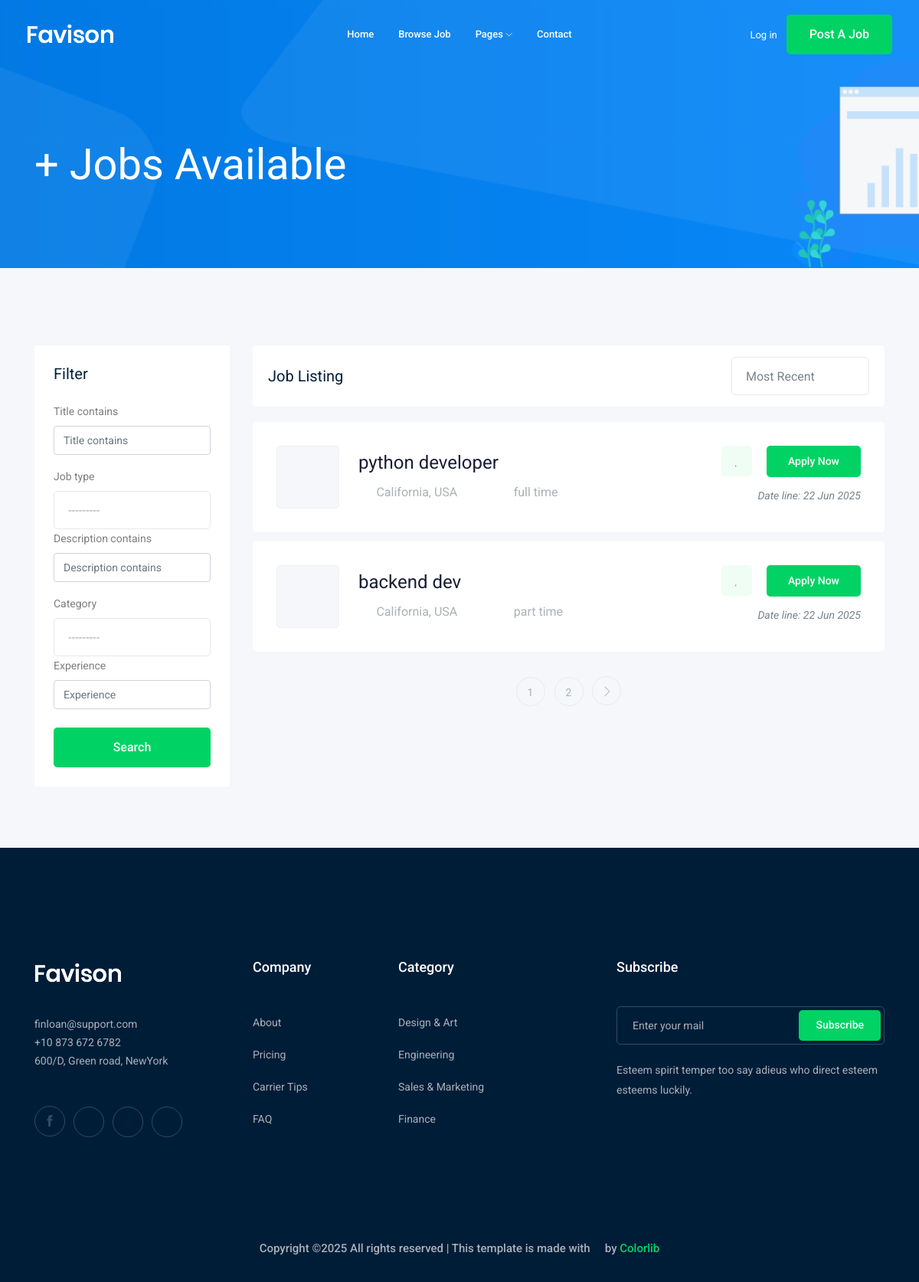
Screenshot of /jobs/ with the database file from the repository.
### job/models.py (models this page shows, shortened)
class JOB(models.Model):         #table
    title = models.CharField(max_length=100)    #columns
    job_type = models.CharField(max_length=15,choices=JOB_TYPE)
    description = models.TextField(max_length=1000)
    published_at = models.DateTimeField(auto_now=True)
    vacancy = models.IntegerField(default=1)
    salary = models.IntegerField(default=0)
    category = models.ForeignKey('Category',on_delete=models.CASCADE)
    experience = models.IntegerField(default=1)
    image = models.ImageField(upload_to=image_upload)
    slug = models.SlugField(null=True,blank=True)

### job/views.py (the view)
# urls.py: path('',views.job_list,name='job_list'),
def job_list(request):
    job_list = JOB.objects.all()
    myfilter = JobFilter(request.GET,queryset=job_list)
    job_list=myfilter.qs
    paginator = Paginator(job_list,2)
    page_number = request.GET.get('page')
    page_obj = paginator.get_page(page_number)
    context = {
        'jobs':page_obj,
        'myfilter':myfilter
    }
    return render(request,'job/job_list.html',context)

### job/models.py (called while the page is built)
    def __str__(self):
        return self.name

### job/templates/job/job_list.html (shortened to what this page needs)
{% extends 'base.html' %}
{% load bootstrap5 %}
{% block body %}
<div class="bradcam_area bradcam_bg_1">
    <div class="container">
        <div class="row">
            <div class="col-xl-12">
                <div class="bradcam_text">
                    <h3>{{jobs.count}}+ Jobs Available</h3>
                </div>
            </div>
        </div>
    </div>
</div>
<div class="job_listing_area plus_padding">
    <div class="container">
        <div class="row">
            <div class="col-lg-3">
                <div class="job_filter white-bg">
                    <div class="form_inner white-bg">
                        <h3>Filter</h3>
                        <form action="#" method="GET">
                            {% bootstrap_form myfilter.form %}
                            <input type="submit" value="Search" class="boxed-btn3 w-100 mt-2" >
                        </form>
                    </div>
                </div>
            </div>
            <div class="col-lg-9">
                <div class="recent_joblist_wrap">
                    <div class="recent_joblist white-bg ">
                        <div class="row align-items-center">
                            <div class="col-md-6">
                                <h4>Job Listing</h4>
                            </div>
                            <div class="col-md-6">
                                <div class="serch_cat d-flex justify-content-end">
                                </div>
                            </div>
                        </div>
                    </div>
                </div>
                <div class="job_lists m-0">
                    <div class="row">
                        {% for job in jobs %}
                        <div class="col-lg-12 col-md-12">
                            <div class="single_jobs white-bg d-flex justify-content-between">
                                <div class="jobs_left d-flex align-items-center">
                                    <div class="thumb">
                                    </div>
                                    <div class="jobs_conetent">
                                        <a href="{% url 'jobs:job_detial' job.slug %}"><h4>{{job.title}}</h4></a>
                                        <div class="links_locat d-flex align-items-center">
                                            <div class="location">
                                                <p> <i class="fa fa-map-marker"></i> California, USA</p>
                                            </div>
                                            <div class="location">
                                                <p> <i class="fa fa-clock-o"></i> {{job.job_type}}</p>
                                            </div>
                                        </div>
                                    </div>
                                </div>
                                <div class="jobs_right">
                                    <div class="apply_now">
                                        <a class="heart_mark" href="#"> <i class="fa fa-heart"></i> </a>
                                        <a href="{% url 'jobs:job_detial' job.slug %}" class="boxed-btn3">Apply Now</a>
                                    </div>
                                    <div class="date">
                                        <p>Date line: {{job.published_at|date:'d M o'}}</p>
                                    </div>
                                </div>
                            </div>
                        </div>
                        {% endfor %}
                    </div>
                {% if jobs.has_other_pages %}
                    <div class="row">
                        <div class="col-lg-12">
                            <div class="pagination_wrap">
                                <ul>
                                    {% for i in jobs.paginator.page_range %}
                                        <li><a href="?page={{i}}"><span>{{i}}</span></a></li>
                                    {% endfor %}
                                    {% if jobs.has_next %}
                                        <li><a href="?page={{jobs.next_page_number}}"> <i class="ti-angle-right"></i> </a></li>
                                    {% endif %}
                                </ul>
                            </div>
                        </div>
                {% endif %}
                    </div>
                </div>
            </div>
        </div>
    </div>
</div>
{% endblock body %}

### rows the page displays
JOB: title "python developer", job_type "full time", published_at "22 Jun 2025"
JOB: title "backend dev", job_type "part time", published_at "22 Jun 2025"

### other values shown
{{ i }} "1" "2"
